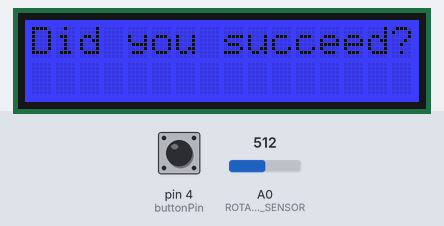
The sketch below on a simulated Arduino Uno, built with avr-gcc and run on an emulated ATmega328P. Shown: 16×2 character LCD. The test bench sets the inputs (shaded band); at power-on: pin 4 (buttonPin) LOW, A0 (ROTARY_ANGLE_SENSOR) = 512.

Above: at 8.1 s.
8.2 s: pin 4 (buttonPin) pulled HIGH for 1 s
At 8.7 s:
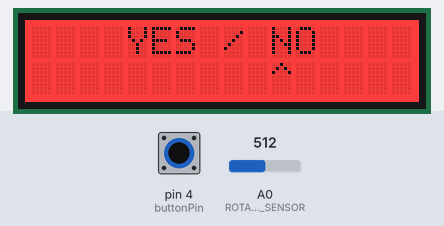
At 10.2 s:
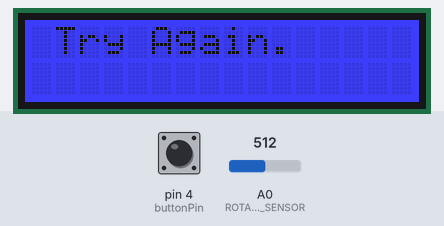
18.5 s: pin 4 (buttonPin) pulled HIGH for 3.2 s
At 24.4 s:
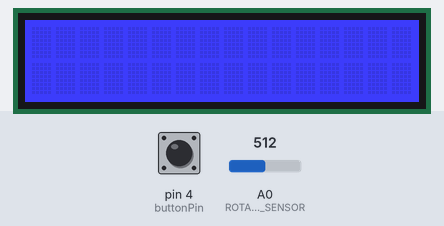
Timing chart, 0 to 25.9 s (numbered marks = the images above; inputs shaded):
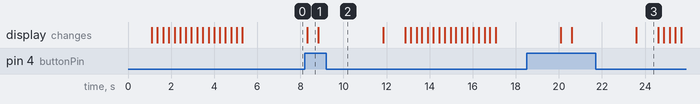

Measured:
- after the input at 8.2 s, the display: first differs from a run without the input after 0.64 s (image 2)
- after the input at 18.5 s, the display: first differs from a run without the input after 2.1 s (image 3 shows a later state)
- what the display in image 1 shows lasts 0.5 s, from 8.3 s to 8.8 s
- what the display in image 3 shows lasts 1.0 s, from 23.6 s to 24.6 s

The sketch:

Marc_scale_completion_check_whileloop.ino
```cpp
#define ROTARY_ANGLE_SENSOR A0
#define ADC_REF 5
#define GROVE_VCC 5
#define FULL_ANGLE 300

#include <Wire.h>
#include "rgb_lcd.h"
#include <LiquidCrystal_I2C.h>

//modified by Marc McCabe 26/04/21

rgb_lcd lcd;

const int colorR = 0;
const int colorG = 255;
const int colorB = 0;

// button
const int buttonPin = 4;     // the number of the pushbutton pin
int buttonState = 0;         // pushbutton status

void setup()
{
  //Rotary sensor setup
    Serial.begin(9600);
    pinMode(ROTARY_ANGLE_SENSOR, INPUT);

        //button setup
    pinMode(buttonPin, INPUT);

    // set up the LCD's number of columns and rows:
    lcd.begin(16, 2);
    lcd.setCursor(0,0);

    lcd.setRGB(colorR, colorG, colorB);
    lcd.print("E3 E5 A2 A3");
    lcd.setCursor(0,1);
    lcd.print("A5 D2 D4 D5");

    lcd.setCursor(0,0);
}

void loop()
{
    int firstPlacementY = 0;
    int firstPlacementX = 2;

    int secondPlacementY = 1;
    int secondPlacementX = 2;

    int firstLine = 0;

    //reset the button state to reenter the while loop
    buttonState = 0;
    lcd.clear();
    delay(1000);

    for(int scale = 0; scale <= 7; scale++)
    {
      //move cursor to different notes
      if(firstLine <= 3)
      {
        firstLine++;

        lcd.clear();
        lcd.print("E3 E5 A2 A3");
        lcd.setCursor(0,1);
        lcd.print("A5 D2 D4 D5");
        delay(250);

        lcd.setCursor(firstPlacementX, firstPlacementY);
        lcd.print("");
        lcd.print("<");
        delay(250);

        firstPlacementX += 3;
        firstPlacementY = 0;
      }
      else
      {
        lcd.clear();
        lcd.print("E3 E5 A2 A3");
        lcd.setCursor(0,1);
        lcd.print("A5 D2 D4 D5");
        delay(250);

        lcd.setCursor(secondPlacementX, secondPlacementY);
        lcd.print("");
        lcd.print("<");
        delay(250);

        secondPlacementX += 3;
        secondPlacementY = 1;
      }
    }

    //marcs amazing addition starts here
    //while loop
    //use int for sentinal value
    //button press changes value

      //did you succeed text display
      lcd.clear();
      lcd.setRGB(0,0,255);
      lcd.setCursor(0,0);
      lcd.print("Did you succeed?");
      delay(3000);


    while(buttonState < 1){

    float voltage;
    int sensor_value = analogRead(ROTARY_ANGLE_SENSOR);
    voltage = (float)sensor_value*ADC_REF/1023;
    float degrees = (voltage*FULL_ANGLE)/GROVE_VCC;


    //rotary sensor
    if(degrees <=150) // YES
    {
      lcd.clear();
      lcd.setRGB(0,255,0);
      lcd.setCursor(4,0);
      lcd.print("YES / NO");
      lcd.setCursor(5,1);
      lcd.print("^");
      delay(500);

        // read the state of the pushbutton value:
        buttonState = digitalRead(buttonPin);

        //choose yes
        if (buttonState == HIGH)
      {
        lcd.clear();
        lcd.setRGB(0,0,255);
        lcd.setCursor(1,0);
        lcd.print("Good Job.");
        delay(2000);

      }
    }
    else              // NO
    {
      lcd.clear();
      lcd.setRGB(255,0,0);
      lcd.setCursor(4,0);
      lcd.print("YES / NO");
      lcd.setCursor(10,1);
      lcd.print("^");
      delay(500);

        // read the state of the pushbutton value:
        buttonState = digitalRead(buttonPin);
        //choose no
        if (buttonState == HIGH)
      {
        lcd.clear();
        lcd.setRGB(0,0,255);
        lcd.setCursor(1,0);
        lcd.print("Try Again.");
        delay(2000);
      }
    }
    }
    delay(1000);
}
```
